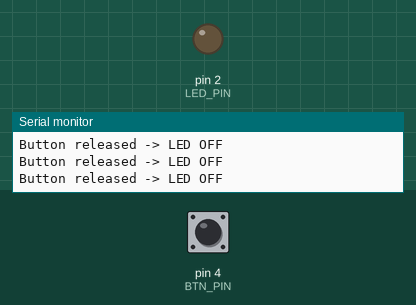
Bench run of a sketch on a simulated Arduino Uno, built with avr-gcc and run on an emulated ATmega328P. Parts: output pins drawn as LEDs (lit = HIGH), the last lines printed to the serial monitor. Inputs (shaded band) come from the test bench; at power-on: pin 4 (BTN_PIN) HIGH.

Above: at 1.2 s.
1.3 s: pin 4 (BTN_PIN) pulled LOW for 0.15 s
At 1.42 s:
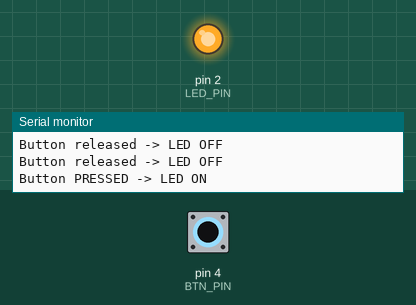
3.0 s: pin 4 (BTN_PIN) pulled LOW for 3.2 s
At 6.7 s:
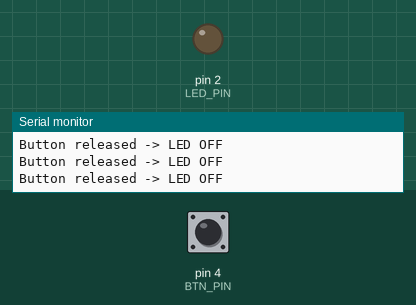
Timing chart, 0 to 8.2 s (numbered marks = the images above; inputs shaded):
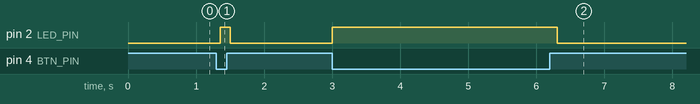

The sketch:

blink_button.ino
```cpp
// WHY: Teaches digital input/output and the INPUT_PULLUP trick.
// A button wired to GND with no resistor reads HIGH when open and LOW when
// pressed. We mirror that state onto an LED so beginners see cause -> effect
// instantly, and learn that Serial is how the chip "talks back".

const int LED_PIN  = 2;   // external LED + 220Ω (or built-in on dev board)
const int BTN_PIN  = 4;   // button: one side -> GPIO4, other side -> GND

void setup() {
  Serial.begin(115200);
  pinMode(LED_PIN, OUTPUT);
  // INPUT_PULLUP: internal resistor pulls the pin HIGH. Pressing the button
  // shorts it to GND, so a press reads LOW (inverted from intuition!).
  pinMode(BTN_PIN, INPUT_PULLUP);
}

void loop() {
  // Read the (inverted) button: pressed -> LOW -> turn LED ON.
  bool pressed = digitalRead(BTN_PIN) == LOW;

  if (pressed) {
    digitalWrite(LED_PIN, HIGH);
    Serial.println("Button PRESSED -> LED ON");
  } else {
    digitalWrite(LED_PIN, LOW);
    Serial.println("Button released -> LED OFF");
  }
  delay(150);  // small debounce so the log is readable
}
```

Measured:
- after the input at 1.3 s, pin 2 (LED_PIN): LOW → HIGH after 0.05 s, → LOW 0.15 s later
- after the input at 3.0 s, pin 2 (LED_PIN): LOW → HIGH at once, → LOW 3.3 s later
